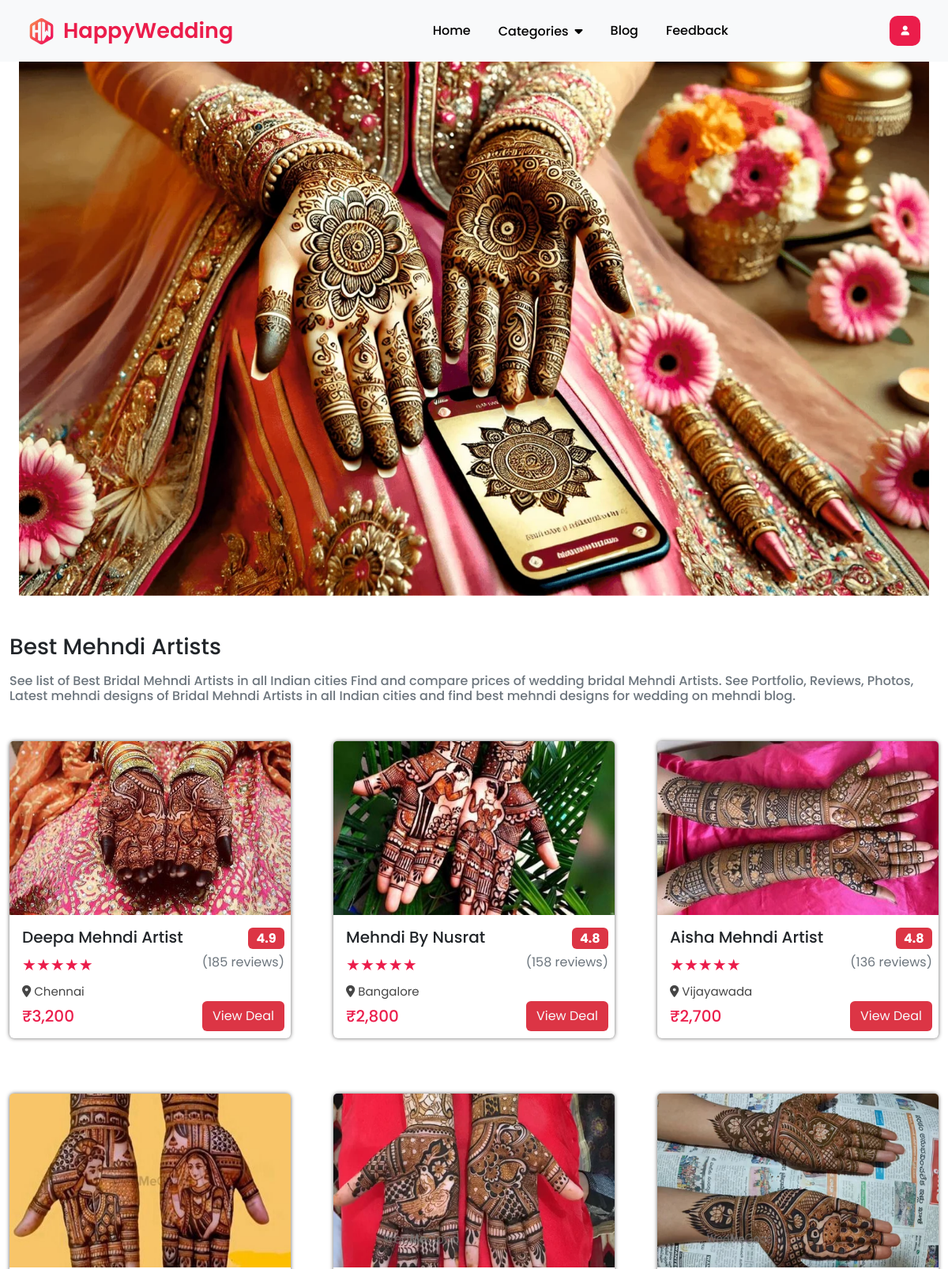
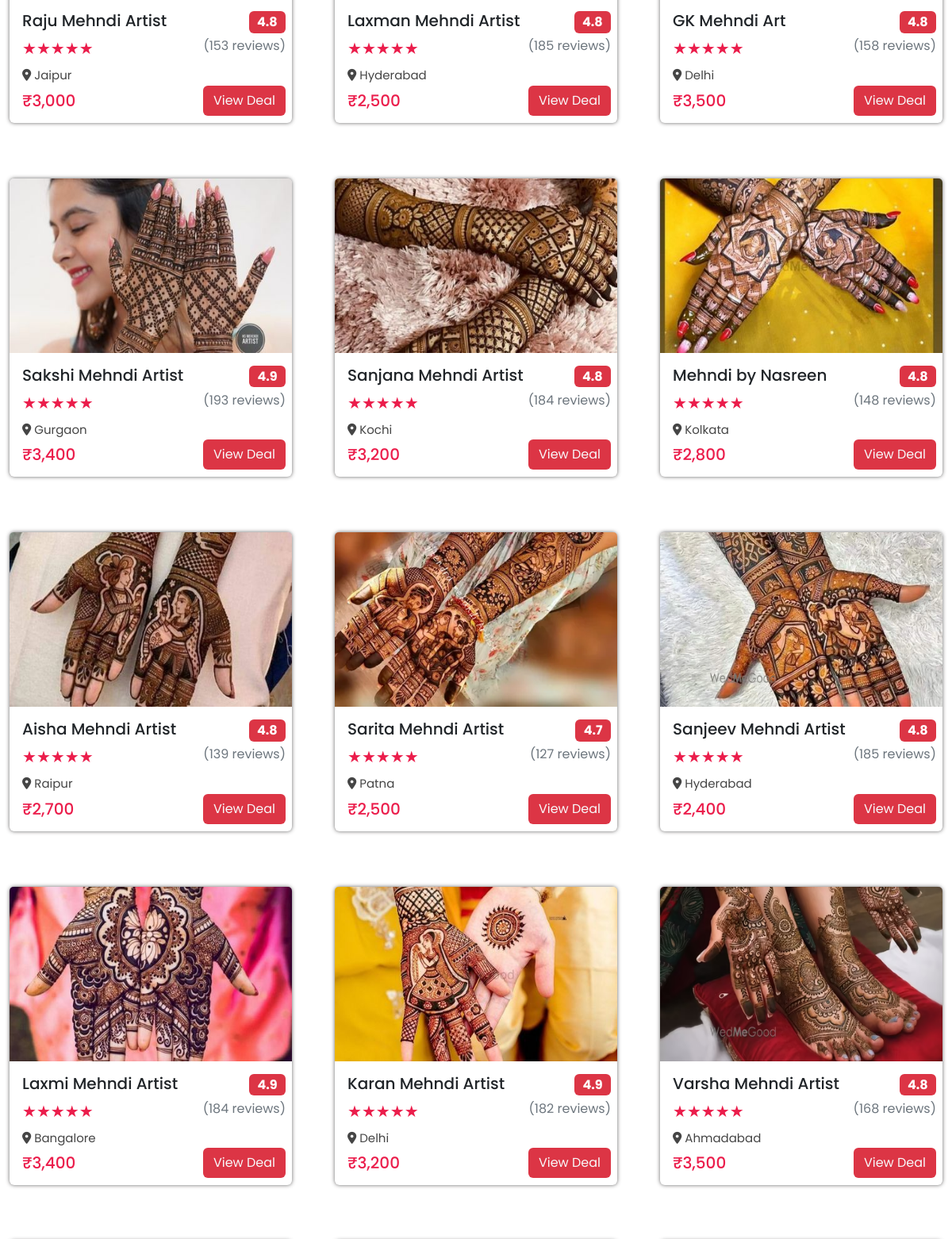
The page /mehendi/ (upper part) on the database its author committed (2 pictures, top to bottom).
### eventapp/models.py (models this page shows, shortened)
class Mehendi(models.Model):
    img=models.ImageField(upload_to="meh")
    name=models.CharField(max_length=50)
    rate=models.CharField(max_length=50)
    review=models.CharField(max_length=50)
    place=models.CharField(max_length=50)
    price=models.CharField(max_length=50)

### eventapp/views.py (the view)
# urls.py: path('mehendi/',views.mehendi,name='mehendi'),
def mehendi(request):
    dict_meh={
        'meh':Mehendi.objects.all()
    }
    return render(request,'mehendi.html',dict_meh)

### templates/mehendi.html (shortened to what this page needs)
{% extends 'base.html' %}
{% load static %}
{% block content %}
<div class="container-fluid transparent-bg"></div>
<div class="container">
    <h3 class="mt-5">Best Mehndi Artists</h3>
    <h6 class="description my-3 text-secondary">See list of Best Bridal Mehndi Artists in all Indian cities Find and compare prices of wedding bridal Mehndi Artists. See Portfolio, Reviews, Photos, Latest mehndi designs of Bridal Mehndi Artists in all Indian cities and find best mehndi designs for wedding on mehndi blog.</h6>
    <div class="row mt-5">
        {% for i in meh %}
            <div class="event-card">
                <div class="card">
                    <img src="{{i.img.url}}" class="card-img-top" alt="">
                    <div class="card-body">
                        <h5 class="card-title">{{i.name}} <span class="badge bg-danger position-absolute end-0 me-2">{{i.rate}}</span></h5>
                        <p class="stars fs-5">&#9733;&#9733;&#9733;&#9733;&#9733;<span class="review text-secondary position-absolute end-0 me-2"> ({{i.review}} reviews)</span></p>
                        <p class="place"><i class="fa-solid fa-location-dot"></i> {{i.place}}</p>
                        <h5 class="card-text price mt-3">₹{{i.price}}<a href="{% url 'meh' %}" class="btn bg-danger text-light position-absolute end-0 me-2">View Deal</a></h5>
                    </div>
                </div>
            </div>
        {% endfor %}
    </div>
</div>
{% endblock %}

### templates/base.html (style rules this page uses)
* { margin: 0; padding: 0; box-sizing: border-box; text-decoration: none; font-family: "Poppins", sans-serif; }
body { margin-top: 50px; height: 100vh; width: 100%; line-height: 1.5; }
.container { max-width: 1200px; margin: auto; }
.card { cursor: pointer; margin-bottom: 70px; border: none; box-shadow: 0 0 5px rgba(83, 82, 82, 0.89); }
.event-card { width: 380px; }
.card img { height: 220px; }

### rows shown on the page
Mehendi: img (picture), name "Deepa Mehndi Artist", rate "4.9", review "185", place "Chennai", price "3,200"
Mehendi: img (picture), name "Mehndi By Nusrat", rate "4.8", review "158", place "Bangalore", price "2,800"
Mehendi: img (picture), name "Aisha Mehndi Artist", rate "4.8", review "136", place "Vijayawada", price "2,700"
Mehendi: img (picture), name "Raju Mehndi Artist", rate "4.8", review "153", place "Jaipur", price "3,000"
Mehendi: img (picture), name "Laxman Mehndi Artist", rate "4.8", review "185", place "Hyderabad", price "2,500"
Mehendi: img (picture), name "GK Mehndi Art", rate "4.8", review "158", place "Delhi", price "3,500"
Mehendi: img (picture), name "Sakshi Mehndi Artist", rate "4.9", review "193", place "Gurgaon", price "3,400"
Mehendi: img (picture), name "Sanjana Mehndi Artist", rate "4.8", review "184", place "Kochi", price "3,200"
Mehendi: img (picture), name "Mehndi by Nasreen", rate "4.8", review "148", place "Kolkata", price "2,800"
Mehendi: img (picture), name "Aisha Mehndi Artist", rate "4.8", review "139", place "Raipur", price "2,700"
Mehendi: img (picture), name "Sarita Mehndi Artist", rate "4.7", review "127", place "Patna", price "2,500"
Mehendi: img (picture), name "Sanjeev Mehndi Artist", rate "4.8", review "185", place "Hyderabad", price "2,400"
Mehendi: img (picture), name "Laxmi Mehndi Artist", rate "4.9", review "184", place "Bangalore", price "3,400"
Mehendi: img (picture), name "Karan Mehndi Artist", rate "4.9", review "182", place "Delhi", price "3,200"
Mehendi: img (picture), name "Varsha Mehndi Artist", rate "4.8", review "168", place "Ahmadabad", price "3,500"
